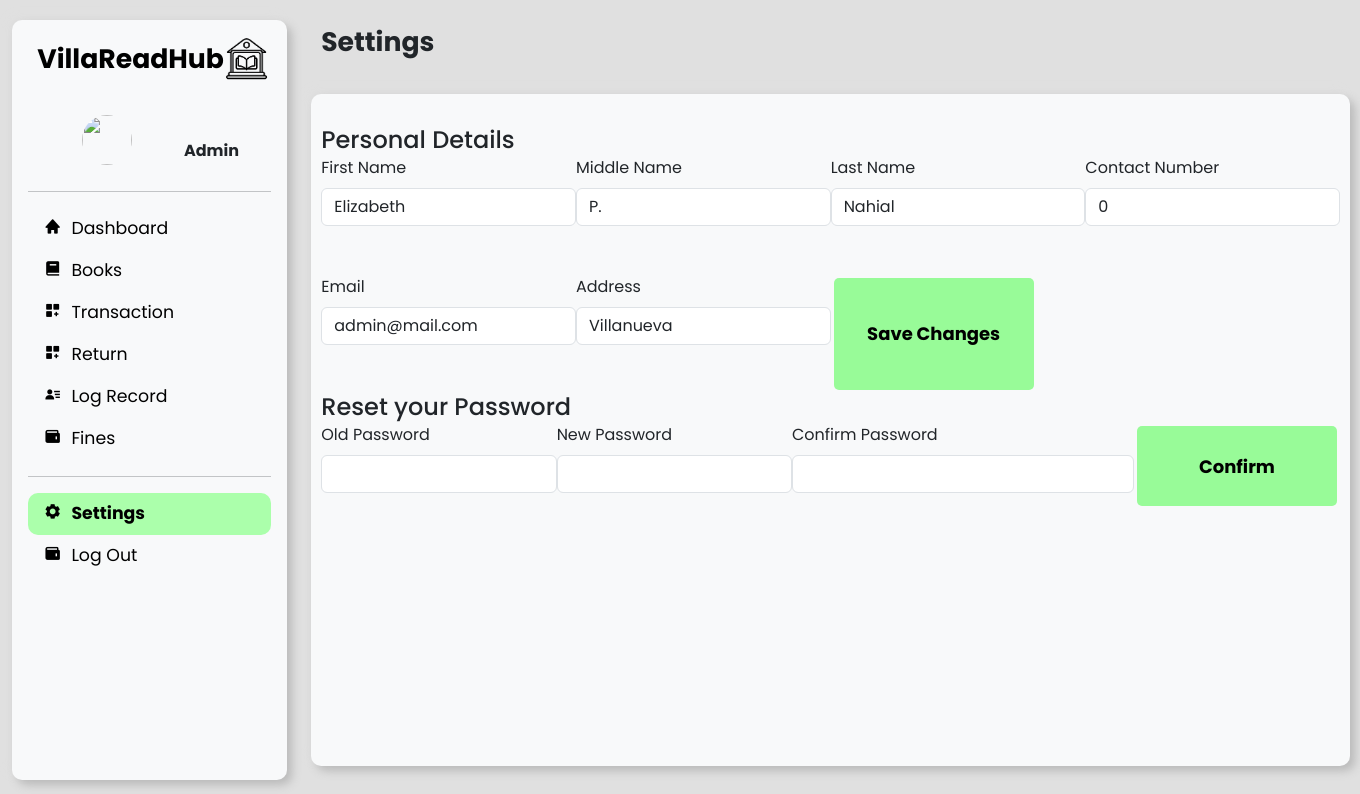
Page /staff/staff_settings.php (signed in) on the committed database.
### tables this page shows
CREATE TABLE `tbl_employee`  (
  `User_ID` int(11) NOT NULL AUTO_INCREMENT,
  `tb_password` varchar(255) NOT NULL,
  `First_Name` varchar(255) NOT NULL,
  `Middle_Name` varchar(255) NOT NULL,
  `Last_Name` varchar(255) NOT NULL,
  `tb_role` enum('Admin','Staff') NOT NULL,
  `Contact_Number` varchar(20) NOT NULL,
  `E_mail` varchar(255) NOT NULL,
  `tb_address` varchar(255) NOT NULL,
  `token` int(6) NOT NULL,
  PRIMARY KEY (`User_ID`, `token`) USING BTREE,
  UNIQUE INDEX `E-mail`(`E_mail`) USING BTREE
);

### staff/staff_settings.php (the view, shortened to what this page needs)
<?php
$conn = mysqli_connect("localhost", "root", "", "db_library_2", 3308);
$userID = $_SESSION["User_ID"];
$sql = "SELECT User_ID, First_Name, Middle_Name, Last_Name, tb_role, Contact_Number, E_mail, tb_address
        FROM tbl_employee
        WHERE User_ID = $userID";
$result = mysqli_query($conn, $sql);
if (!$result) {
    echo "Error: " . mysqli_error($conn);
} else {
    $userData = mysqli_fetch_assoc($result);
}
?>
<!DOCTYPE html>
<html lang="en">
<head>
    <link href="https://cdn.jsdelivr.net/npm/bootstrap@5.3.2/dist/css/bootstrap.min.css" rel="stylesheet">
    <link href='https://unpkg.com/boxicons@2.1.4/css/boxicons.min.css' rel='stylesheet'>
    <link href="./staff.css" rel="stylesheet">
</head>
<body>
    <div class="d-flex flex-column flex-shrink-0 p-3 bg-body-tertiary" >
        <a href="/" class="d-flex align-items-center mb-3 mb-md-0 me-md-auto link-body-emphasis text-decoration-none">
            <h2>Villa<span>Read</span>Hub</h2>
            <img src="../images/lib-icon.png" style="width: 45px;" alt="lib-icon"/>
        </a>
        <div class="user-header mt-4 d-flex flex-row flex-wrap align-content-center justify-content-evenly">
            <img src="https://github.com/mdo.png" alt="" width="50" height="50" class="rounded-circle me-2">
            <strong><span><?php echo $_SESSION["staff_name"] ."<br/>"; echo $_SESSION["role"]; ?></span> </strong>
        </div>
        <hr>
        <ul class="nav nav-pills flex-column mb-auto">
            <li class="nav-item"> <a href="./staff_dashboard.php" class="nav-link link-body-emphasis " > <i class='bx bxs-home'></i>Dashboard </a> </li>
            <li class="nav-item"> <a href="./staff_books.php" class="nav-link link-body-emphasis"><i class='bx bxs-book'></i>Books</a> </li>
            <li class="nav-item"> <a href="./staff_borrow_dash.php" class="nav-link link-body-emphasis"><i class='bx bxs-customize'></i>Transaction</a> </li>
            <li class="nav-item"> <a href="./staff_return.php" class="nav-link link-body-emphasis"><i class='bx bxs-customize'></i>Return</a> </li>
            <li class="nav-item"> <a href="./staff_log.php" class="nav-link link-body-emphasis"><i class='bx bxs-user-detail'></i>Log Record</a> </li>
            <li class="nav-item"> <a href="./staff_registerUser.php" class="nav-link link-body-emphasis"><i class='bx bxs-wallet'></i>Fines</a> </li>
            <hr>
            <li class="nav-item active"> <a href="./staff_settings.php" class="nav-link link-body-emphasis"><i class='bx bxs-cog'></i>Settings</a> </li>
            <li class="nav-item"> <a href="../logout.php" class="nav-link link-body-emphasis"><i class='bx bxs-wallet'></i>Log Out</a> </li>
        </ul>
    </div>
    <div class="board container">
        <div class="header1">
                <div class="text">
                    <div class="title">
                        <h2>Settings</h2>
                    </div>
                </div>
        </div>
        <div class="books container">
            <div class="settingForms">
                    <form id="userProfileForm" action="" method="post">
                    <h4>Personal Details</h4>
                    <div class="mb-3">
                        <label for="firstName" class="form-label">First Name</label>
                        <input type="text" class="form-control" id="firstName" name="firstName" value="<?php echo $userData['First_Name']; ?>" required>
                    </div>
                    <div class="mb-3">
                        <label for="middleName" class="form-label">Middle Name</label>
                        <input type="text" class="form-control" id="middleName" name="middleName" value="<?php echo $userData['Middle_Name']; ?>">
                    </div>
                    <div class="mb-3">
                        <label for="lastName" class="form-label">Last Name</label>
                        <input type="text" class="form-control" id="lastName" name="lastName" value="<?php echo $userData['Last_Name']; ?>" required>
                    </div>
                    <div class="mb-3">
                        <label for="contactNumber" class="form-label">Contact Number</label>
                        <input type="tel" class="form-control" id="contactNumber" name="contactNumber" value="<?php echo $userData['Contact_Number']; ?>" required>
                    </div>
                    <div class="mb-3">
                        <label for="email" class="form-label">Email</label>
                        <input type="email" class="form-control" id="email" name="email" value="<?php echo $userData['E_mail']; ?>" required>
                    </div>
                    <div class="mb-3">
                        <label for="address" class="form-label">Address</label>
                        <input type="text" class="form-control" id="address" name="address" value="<?php echo $userData['tb_address']; ?>" required>
                    </div>
                    <button type="submit" class="btn">Save Changes</button>
                </form>
                <form id="userPasswordForm" action="" method="post">
                    <h4>Reset your Password</h4>
                    <div class="mb-3">
                        <label for="oldPassword" class="form-label">Old Password</label>
                        <input type="password" class="form-control" id="oldPassword" name="oldPassword" required>
                    </div>
                    <div class="mb-3">
                        <label for="newPassword" class="form-label">New Password</label>
                        <input type="password" class="form-control" id="newPassword" name="newPassword" required>
                    </div>
                    <div class="mb-3">
                        <label for="confirmPassword" class="form-label">Confirm Password</label>
                        <input type="password" class="form-control" id="confirmPassword" name="confirmPassword" required>
                    </div>
                    <button type="submit" class="btn">Confirm</button>
                </form>
            </div>
        </div>
    </div>
</body>
</html>

### staff/staff.css (style rules this page uses)
body { width: 100vw; height: 100vh; background-color: #e0e0e0; font-family: "Poppins"; display: flex; align-items: center; justify-content: space-evenly; flex-wrap: wrap; flex-direction: column; }
.bg-body-tertiary { width: 275px; height: 95%; margin: 12px; border-radius: 10px; box-shadow: 5px 5px 10px #bababa, -5px -5px 10px #dfdfdf; }
.bg-body-tertiary >a { flex-wrap:wrap; justify-content: center; width: 250px; }
h2 { font-size: 20pt; font-weight: 700; margin: 0%; }
li.nav-item.active { background-color: #abffab; font-weight: bold; border-radius: 10px; }
.nav-link { font-size: 13pt; }
.nav-link > i { margin-right: 10px; }
.active { --bs-dropdown-link-active-bg: #8effa8; }
.board { width: 78%; height: 95%; display: grid; grid-template-columns: 1fr; grid-template-rows: 72px 1fr; gap: 2px; }
.board > .books { width: 1039px; height: 98%; overflow-y: auto; background-color: #f8f9fa; box-shadow: 5px 5px 10px #bababa, -5px -5px 10px #dfdfdf; padding: 5px; border-radius: 10px; display: flex; flex-wrap: wrap; align-content: flex-start; flex-direction: row; justify-content: center; }
.header1 { display: flex; flex-direction: row; align-content: center; align-items: center; justify-content: space-between; flex-wrap: wrap; padding :10px; }
.text { height: 60px; display: flex; flex-direction: column; justify-content: space-between; }
.user-header { width: 265px; padding: 10px; }
.btn { width: 200px; height: auto; padding: 10px; margin: 3px; font-size: 18px; font-weight: 700; border-radius: 5px; background-color: palegreen; border: none; color:black; transition: all 0.50s ease; }
.settingForms { width: 99%; height: 535px; display: flex; flex-direction: column; flex-wrap: wrap; align-items: center; justify-content: center; }
.settingForms > #userProfileForm { height: 50%; width: 100%; display: grid; grid-template-rows: 30px 1fr 1fr; grid-template-columns: 1fr 1fr 1fr 1fr; }
.settingForms > #userPasswordForm { height: 40%; width: 100%; display: grid; grid-template-rows: 30px 1fr 1fr 1fr; grid-template-columns: 1fr 1fr; }
.settingForms > #userPasswordForm:nth-child(2) { grid-column-start: 1; grid-column-end: 2; grid-row-start: 3; grid-row-end: 4; }
.settingForms > form > h4 { grid-column-start: 1; grid-column-end: 5; grid-row-start: 1; grid-row-end: 2; }

### rows in the picture
tbl_employee: firstName "Elizabeth", middleName "P.", lastName "Nahial", contactNumber "0", email "admin@mail.com", address "Villanueva"

### other values in the picture
$_SESSION["role"] "Admin"
